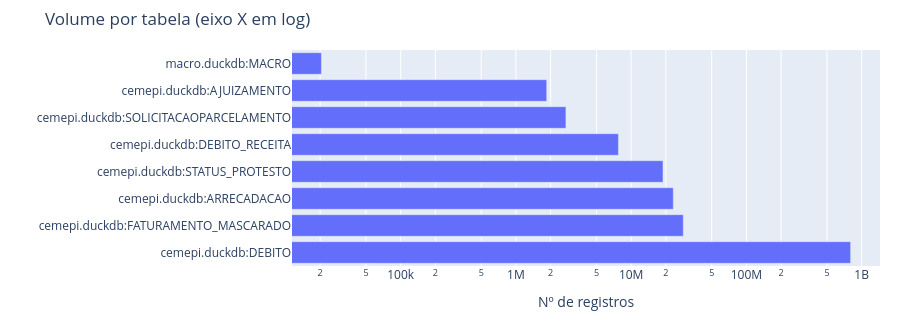

Notebook source saved alongside this figure:
### Markdown cell above
### Como ler (pra Lívia)

Cada linha = uma **tabela** da base PGE/CEMEPI. **Linhas** = quantos registros existem. **Maiores % nulos** = campos que mais faltam (ex.: honorários ou CPF quando só há CNPJ). Intervalo de data = do mais antigo ao mais recente naquele campo.

### Code cell
# Barras: tamanho das tabelas (escala log se misturar MACRO e DEBITO)
plot_df = resumo.to_pandas() if False else resumo  # polars only
pdf = resumo.with_columns(pl.col("linhas").cast(pl.Float64))
fig = px.bar(
    pdf.to_dicts(),
    x="linhas",
    y="tabela",
    orientation="h",
    log_x=True,
    title="Volume por tabela (eixo X em log)",
    labels={"linhas": "Nº de registros", "tabela": ""},
)
fig.update_layout(height=max(320, 40 * len(pdf)), margin=dict(l=20, r=20, t=50, b=40))
fig.show()
fig.write_html(str(ARTIFACTS / "fig_volume_tabelas.html"))
print("HTML →", ARTIFACTS / "fig_volume_tabelas.html")

### Figure 1 — Plotly figure (JSON) as saved in the notebook; plotly's stock layout.template omitted (floating-point values rounded to 4 significant figures)
{"data": [{"hovertemplate": "Nº de registros=%{x}<br>=%{y}<extra></extra>", "legendgroup": "", "marker": {"color": "#636efa", "pattern": {"shape": ""}}, "name": "", "orientation": "h", "showlegend": false, "textposition": "auto", "type": "bar", "x": [801800000.0, 28340000.0, 23200000.0, 18890000.0, 7754000.0, 2716000.0, 1851000.0, 20520.0], "xaxis": "x", "y": ["cemepi.duckdb:DEBITO", "cemepi.duckdb:FATURAMENTO_MASCARADO", "cemepi.duckdb:ARRECADACAO", "cemepi.duckdb:STATUS_PROTESTO", "cemepi.duckdb:DEBITO_RECEITA", "cemepi.duckdb:SOLICITACAOPARCELAMENTO", "cemepi.duckdb:AJUIZAMENTO", "macro.duckdb:MACRO"], "yaxis": "y"}], "layout": {"barmode": "relative", "height": 320, "legend": {"tracegroupgap": 0}, "margin": {"b": 40, "l": 20, "r": 20, "t": 50}, "title": {"text": "Volume por tabela (eixo X em log)"}, "xaxis": {"anchor": "y", "domain": [0, 1], "title": {"text": "Nº de registros"}, "type": "log"}, "yaxis": {"anchor": "x", "domain": [0, 1], "title": {"text": ""}}}}
